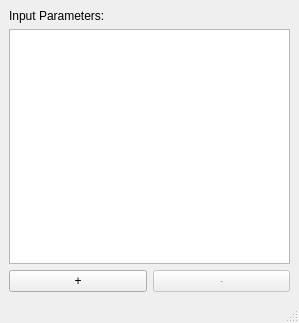
<?xml version="1.0" encoding="UTF-8"?>
<ui version="4.0">
 <class>MainWindow</class>
 <widget class="QMainWindow" name="MainWindow">
  <property name="geometry">
   <rect>
    <x>0</x>
    <y>0</y>
    <width>299</width>
    <height>323</height>
   </rect>
  </property>
  <property name="windowTitle">
   <string>MainWindow</string>
  </property>
  <widget class="QWidget" name="centralwidget">
   <layout class="QGridLayout" name="gridLayout">
    <item row="0" column="0">
     <layout class="QVBoxLayout" name="inputParamsTableLayout">
      <item>
       <widget class="QLabel" name="inputParamtersLabel">
        <property name="text">
         <string>Input Parameters:</string>
        </property>
       </widget>
      </item>
      <item>
       <widget class="QTableView" name="inputParametersTable">
        <property name="sizeAdjustPolicy">
         <enum>QAbstractScrollArea::AdjustToContents</enum>
        </property>
        <property name="alternatingRowColors">
         <bool>false</bool>
        </property>
       </widget>
      </item>
      <item>
       <layout class="QGridLayout" name="inputParamButtonLayout">
        <item row="0" column="0">
         <widget class="QPushButton" name="addParamButton">
          <property name="enabled">
           <bool>true</bool>
          </property>
          <property name="text">
           <string>+</string>
          </property>
         </widget>
        </item>
        <item row="0" column="1">
         <widget class="QPushButton" name="removeParamButton">
          <property name="enabled">
           <bool>false</bool>
          </property>
          <property name="text">
           <string>-</string>
          </property>
         </widget>
        </item>
       </layout>
      </item>
     </layout>
    </item>
   </layout>
  </widget>
  <widget class="QStatusBar" name="statusbar"/>
 </widget>
 <resources/>
 <connections/>
</ui>
